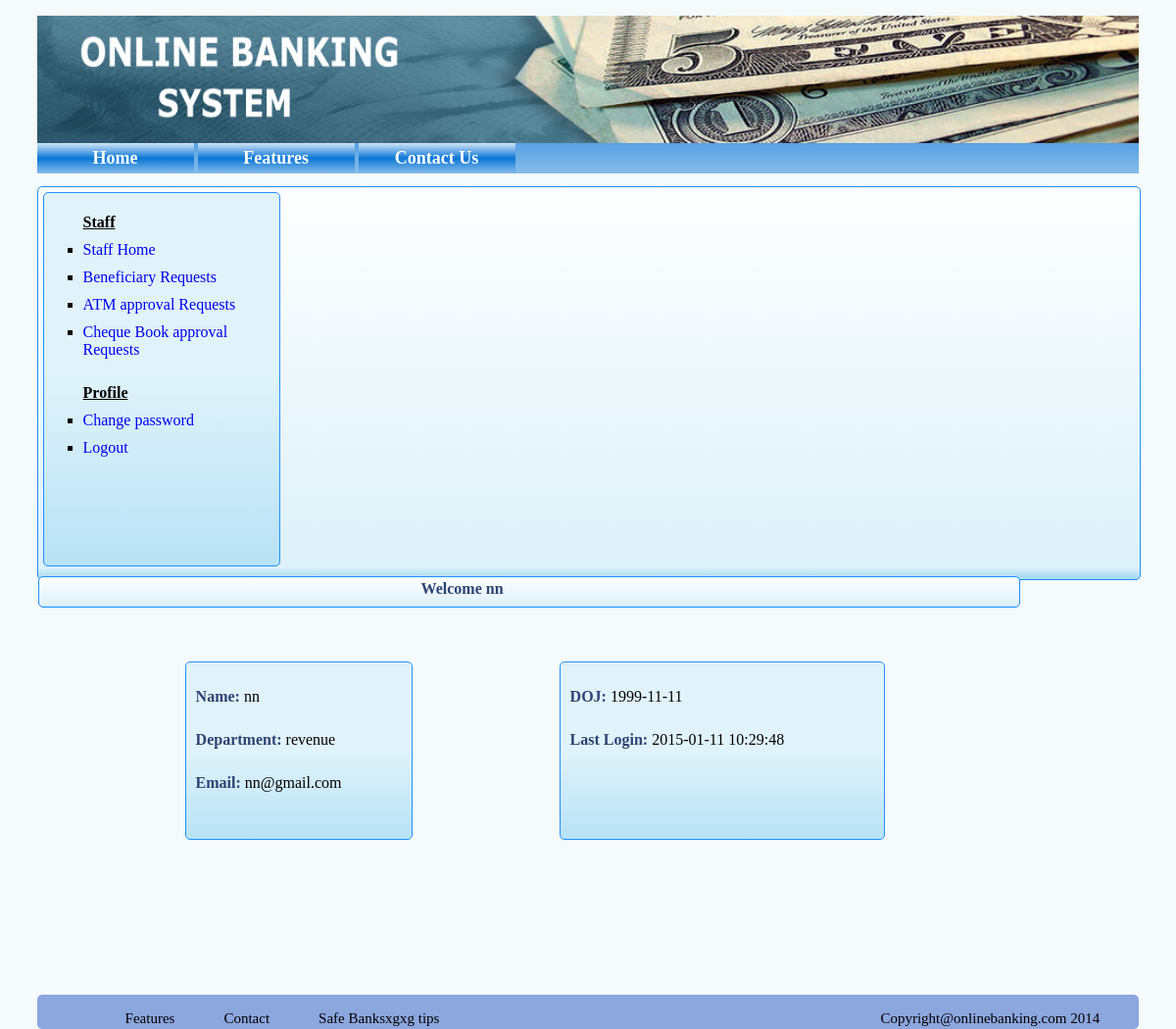
The page /staff_homepage.php (signed in) on the database its author committed.
### tables this page shows
CREATE TABLE IF NOT EXISTS `staff` (
`id` int(5) NOT NULL,
  `name` varchar(255) NOT NULL,
  `dob` date NOT NULL,
  `relationship` varchar(255) NOT NULL,
  `department` varchar(255) NOT NULL,
  `doj` date NOT NULL,
  `address` varchar(255) NOT NULL,
  `mobile` varchar(11) NOT NULL,
  `email` varchar(255) NOT NULL,
  `pwd` varchar(32) NOT NULL,
  `gender` char(1) NOT NULL,
  `lastlogin` datetime NOT NULL
);

### staff_homepage.php (the view, shortened to what this page needs)
 <?php
                $staff_id=$_SESSION['staff_id'];
                $sql="SELECT * FROM staff WHERE email='$staff_id'";
                $result=  mysql_query($sql) or die(mysql_error());
                $rws=  mysql_fetch_array($result);
                $name=$rws[1];
                $department=$rws[4];
                $doj=$rws[5];
                $email=$rws[8];
                $last_login=$rws[11];
                ?>
<!DOCTYPE html>
<html>
    <head>
        <link rel="stylesheet" href="newcss.css">
    </head>
        <?php include 'header.php' ?>
        <div class="displaystaff_content">
           <?php include 'staff_navbar.php'?>
            <div class="customer_top_nav">
             <div class="text">Welcome <?php echo $_SESSION['name1']?></div>
            </div>
            <div class="customer_body">
             <div class="content1">
                <p><span class="heading">Name: </span><?php echo $name;?></p>
            <p><span class="heading">Department: </span><?php echo $department;?></p>
            <p><span class="heading">Email: </span><?php echo $email;?></p>
            </div>
             <div class="content2">
            <p><span class="heading">DOJ: </span><?php echo $doj;?></p>
            <p><span class="heading">Last Login: </span><?php echo $last_login;?></p>
            </div>
            </div>
        </div>
    <?php include 'footer.php';?>

### newcss.css (style rules this page uses)
body { background-color:#F9F6F4; background-color:#F5FAFA; font-family:verdana; }
.displaystaff_content { height:400px; width:100%; border:1px solid dodgerblue; border-radius:5px; background: linear-gradient(to bottom, rgba(254,255,255,1) 0%,rgba(221,241,249,1) 97%,rgba(160,216,239,1) 100%); }
.customer_top_nav { height:30px; width:1000px; float:left; margin-top:5px; border:1px solid dodgerblue; border-radius:5px; background: linear-gradient(to bottom, rgba(254,255,255,1) 0%,rgba(221,241,249,1) 97%,rgba(160,216,239,1) 100%); }
.customer_top_nav .text { margin-left:39%; margin-top:3px; font-weight:bold; color:#2E4372; }
.customer_body { height:95%; width:1000px; float:left; margin-top:5px; border-radius:5px; }
.customer_body p { text-align:left; margin-left:10px; }
.customer_body .heading { font-weight:bold; color:#2E4372; }
.heading { font-weight:bold; color:#2E4372; }
.content1 { margin-left:15%; margin-top:5%; float:left; height:180px; width:230px; border:1px solid dodgerblue; border-radius:5px; background: linear-gradient(to bottom, rgba(224,243,250,1) 49%,rgba(184,226,246,1) 100%,rgba(182,223,253,1) 100%); }
.content2 { margin-left:15%; margin-top:5%; float:left; height:180px; width:330px; border:1px solid dodgerblue; border-radius:5px; background: linear-gradient(to bottom, rgba(224,243,250,1) 49%,rgba(184,226,246,1) 100%,rgba(182,223,253,1) 100%); }
.content1 p { padding-top:10px; }
.content2 p { padding-top:10px; }

### rows shown on the page
staff: name "nn", department "revenue", email "nn@gmail.com", doj "1999-11-11", lastlogin "2015-01-11 10:29:48"

### other values the page prints
$_SESSION['name1'] "nn"
